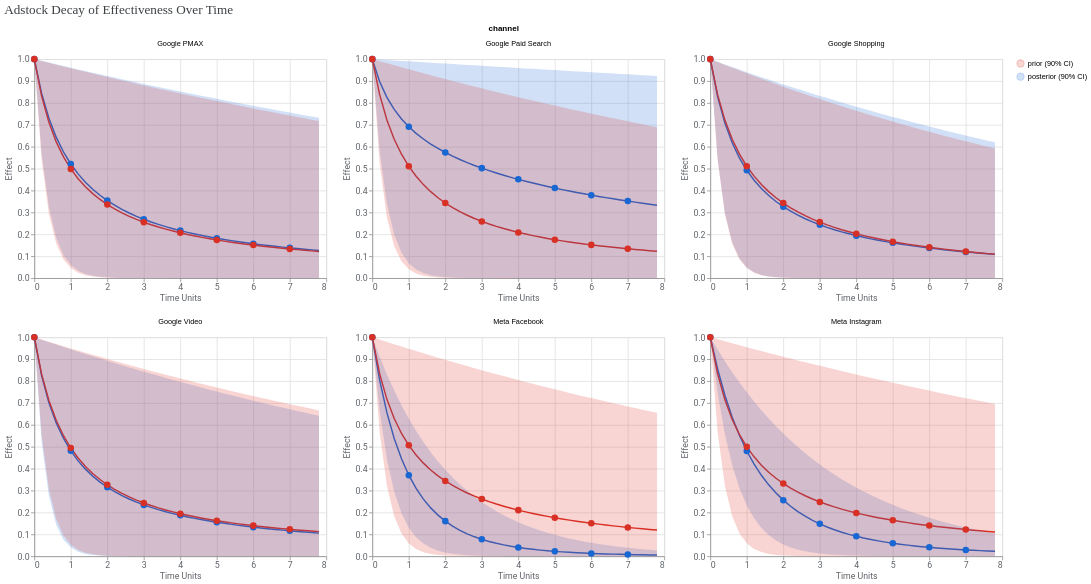

Write notebook code for a chart like this one.
### Code cell
adstock_chart = media_effects.plot_adstock_decay(
    confidence_level=0.90,
    include_ci=True,
)

adstock_chart

### Figure 1 — Vega-Lite specification as saved in the notebook (floating-point values rounded to 4 significant figures; data arrays with more than 128 entries replaced by an {"elided": "..."} marker saying what was removed)
{"config": {"view": {"continuousWidth": 300, "continuousHeight": 300}, "axis": {"labelColor": "#5F6368", "labelFont": "Roboto", "labelFontSize": 12, "titleColor": "#5F6368", "titleFont": "Roboto", "titleFontSize": 12, "titleFontWeight": "normal"}}, "data": {"name": "data-0863832895e5b13d01d3b315402ff059"}, "facet": {"field": "channel", "type": "nominal"}, "spec": {"layer": [{"mark": {"type": "line"}, "encoding": {"color": {"field": "distribution", "legend": {"labelExpr": "datum.value === \"posterior\" ? \"posterior (90% CI)\" : \"prior (90% CI)\"", "title": ""}, "scale": {"domain": ["prior", "posterior"], "range": ["#D93025", "#1967D2"]}, "type": "nominal"}, "x": {"field": "time_units", "title": "Time Units", "type": "quantitative"}, "y": {"field": "mean", "title": "Effect", "type": "quantitative"}}}, {"mark": {"type": "area", "opacity": 0.2}, "encoding": {"color": {"field": "distribution", "scale": {"domain": ["prior", "posterior"], "range": ["#D93025", "#1967D2"]}, "type": "nominal"}, "x": {"field": "time_units", "type": "quantitative"}, "y": {"field": "ci_lo", "type": "quantitative"}, "y2": {"field": "ci_hi"}}}, {"mark": {"type": "circle", "filled": true, "opacity": 1, "size": 80}, "encoding": {"color": {"field": "distribution", "scale": {"domain": ["prior", "posterior"], "range": ["#D93025", "#1967D2"]}, "type": "nominal"}, "tooltip": [{"field": "time_units", "type": "quantitative"}, {"field": "mean", "type": "quantitative"}], "x": {"field": "time_units", "type": "quantitative"}, "y": {"field": "mean", "type": "quantitative"}}, "transform": [{"filter": "datum.is_int_time_unit"}]}], "width": 400}, "columns": 3, "resolve": {"scale": {"x": "independent", "y": "independent"}}, "title": {"text": "Adstock Decay of Effectiveness Over Time", "anchor": "start", "color": "#3C4043", "font": "Google Sans Display", "fontSize": 18, "fontWeight": "normal", "offset": 10}, "$schema": "https://vega.github.io/schema/vega-lite/v6.4.1.json", "datasets": {"data-0863832895e5b13d01d3b315402ff059": {"elided": "480 records"}}}
